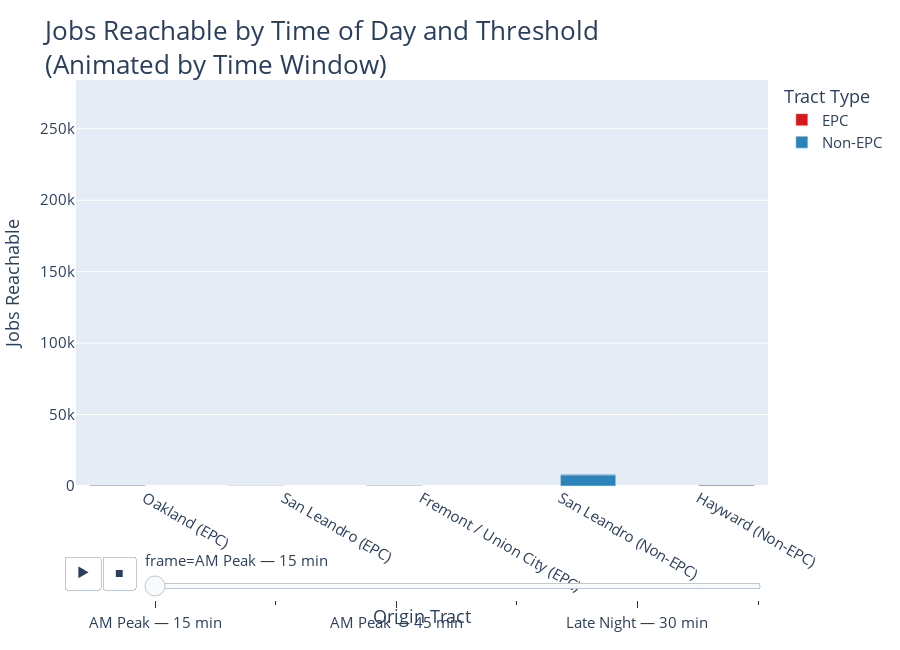

The code cell stored with this chart in its notebook:
### Markdown cell above
### 8.7.2 Animated Accessibility Chart (Time-Aware Job Reachability)

This interactive animation compares the number of **jobs reachable** from each selected 
origin tract across **AM Peak (7:30–8:30 AM)** and **Late Night (10:00–11:00 PM)** 
time windows, for three travel-time thresholds (**15, 30, and 45 minutes**).

The visualization highlights:

- How reachable job counts grow as the allowed travel time increases  
- How accessibility differs between AM and Late Night transit service  
- How EPC and non-EPC origin tracts experience different patterns  
- Where late-night accessibility contracts the most  

Percent-change labels are intentionally removed for clarity.  
The focus is on comparing the **absolute number of reachable jobs** across thresholds 
and time periods, without introducing interpretive noise.

### Code cell
# Ensure origin_id is string padded to 11 digits
access_df["origin_id"] = access_df["origin_id"].astype(str).str.zfill(11)

# Build readable labels (City + EPC type)
origins_sample["pretty_name"] = (
    origins_sample["city"]
    + " ("
    + origins_sample["is_epc"].map({1: "EPC", 0: "Non-EPC"})
    + ")"
)

# Map origin_id to readable name
id_to_label = dict(zip(origins_sample["GEOID"], origins_sample["pretty_name"]))

# Build long/tidy dataframe
long_rows = []

for _, row in access_df.iterrows():
    oid = row["origin_id"]
    pretty = id_to_label.get(oid, oid)
    is_epc = row["is_epc"]

    for cutoff in cutoffs:
        am_val = row[f"jobs_am_peak_{cutoff}min"]
        late_val = row[f"jobs_late_night_{cutoff}min"]

        # Compute % change safely
        pct = (
            round(100 * (late_val - am_val) / am_val, 1)
            if am_val not in [0, None]
            else None
        )

        # AM Peak record
        long_rows.append(
            {
                "origin": pretty,
                "cutoff": cutoff,
                "period": "AM Peak",
                "jobs": am_val,
                "type": "EPC" if is_epc == 1 else "Non-EPC",
                "frame": f"AM Peak — {cutoff} min",
                "pct_text": "",  # no label for AM bars
            }
        )

        # Late Night record
        long_rows.append(
            {
                "origin": pretty,
                "cutoff": cutoff,
                "period": "Late Night",
                "jobs": late_val,
                "type": "EPC" if is_epc == 1 else "Non-EPC",
                "frame": f"Late Night — {cutoff} min",
                "pct_text": f"{pct}%",
            }
        )

df_long = pd.DataFrame(long_rows)

# Sort origins to improve readability
sort_order = (
    df_long[df_long["period"] == "Late Night"]
    .groupby("origin")["jobs"]
    .mean()
    .sort_values(ascending=False)
    .index
)

df_long["origin"] = pd.Categorical(
    df_long["origin"], categories=sort_order, ordered=True
)
df_long = df_long.sort_values(["frame", "origin"])

# Build the plotly figure
fig = px.bar(
    df_long,
    x="origin",
    y="jobs",
    color="type",
    animation_frame="frame",
    barmode="group",
    text="pct_text",
    labels={"origin": "Origin Tract", "jobs": "Jobs Reachable", "type": "Tract Type"},
    title="Jobs Reachable by Time of Day and Threshold<br>(Animated by Time Window)",
    color_discrete_map={"EPC": "#d7191c", "Non-EPC": "#2b83ba"},
    height=650,
)

# formatting y-axis to show thousands as "k"
max_val = df_long["jobs"].max()
fig.update_yaxes(tickformat="~s", range=[0, max_val * 1.25], title="Jobs Reachable")

# Improve label placement
fig.update_traces(textposition="outside", cliponaxis=False, textfont_size=12)

# Layout
fig.update_layout(
    xaxis_title="Origin Tract",
    margin=dict(l=40, r=40, t=80, b=40),
    font=dict(size=15),
    title=dict(font=dict(size=26)),
    legend_title_text="Tract Type",
)

# Save to HTML
save_path = VIS / "animated_accessibility_slider.html"
fig.write_html(save_path, include_plotlyjs="cdn")
print(f"Saved animated chart to {save_path}")

fig.show()

### Figure 1 — Plotly figure (JSON) as saved in the notebook; plotly's stock layout.template omitted (floating-point values rounded to 4 significant figures)
{"data": [{"alignmentgroup": "True", "cliponaxis": false, "hovertemplate": "Tract Type=EPC<br>frame=AM Peak — 15 min<br>Origin Tract=%{x}<br>Jobs Reachable=%{y}<br>pct_text=%{text}<extra></extra>", "legendgroup": "EPC", "marker": {"color": "#d7191c", "pattern": {"shape": ""}}, "name": "EPC", "offsetgroup": "EPC", "orientation": "v", "showlegend": true, "text": ["", "", ""], "textfont": {"size": 12}, "textposition": "outside", "type": "bar", "x": ["Oakland (EPC)", "San Leandro (EPC)", "Fremont / Union City (EPC)"], "xaxis": "x", "y": [451, 215, 276], "yaxis": "y"}, {"alignmentgroup": "True", "cliponaxis": false, "hovertemplate": "Tract Type=Non-EPC<br>frame=AM Peak — 15 min<br>Origin Tract=%{x}<br>Jobs Reachable=%{y}<br>pct_text=%{text}<extra></extra>", "legendgroup": "Non-EPC", "marker": {"color": "#2b83ba", "pattern": {"shape": ""}}, "name": "Non-EPC", "offsetgroup": "Non-EPC", "orientation": "v", "showlegend": true, "text": ["", "", ""], "textfont": {"size": 12}, "textposition": "outside", "type": "bar", "x": ["San Leandro (Non-EPC)", "San Leandro (Non-EPC)", "Hayward (Non-EPC)"], "xaxis": "x", "y": [7792, 586, 728], "yaxis": "y"}], "layout": {"barmode": "group", "font": {"size": 15}, "height": 650, "legend": {"title": {"text": "Tract Type"}, "tracegroupgap": 0}, "margin": {"b": 40, "l": 40, "r": 40, "t": 80}, "sliders": [{"active": 0, "currentvalue": {"prefix": "frame="}, "len": 0.9, "pad": {"b": 10, "t": 60}, "steps": [{"args": [["AM Peak — 15 min"], {"frame": {"duration": 0, "redraw": true}, "fromcurrent": true, "mode": "immediate", "transition": {"duration": 0, "easing": "linear"}}], "label": "AM Peak — 15 min", "method": "animate"}, {"args": [["AM Peak — 30 min"], {"frame": {"duration": 0, "redraw": true}, "fromcurrent": true, "mode": "immediate", "transition": {"duration": 0, "easing": "linear"}}], "label": "AM Peak — 30 min", "method": "animate"}, {"args": [["AM Peak — 45 min"], {"frame": {"duration": 0, "redraw": true}, "fromcurrent": true, "mode": "immediate", "transition": {"duration": 0, "easing": "linear"}}], "label": "AM Peak — 45 min", "method": "animate"}, {"args": [["Late Night — 15 min"], {"frame": {"duration": 0, "redraw": true}, "fromcurrent": true, "mode": "immediate", "transition": {"duration": 0, "easing": "linear"}}], "label": "Late Night — 15 min", "method": "animate"}, {"args": [["Late Night — 30 min"], {"frame": {"duration": 0, "redraw": true}, "fromcurrent": true, "mode": "immediate", "transition": {"duration": 0, "easing": "linear"}}], "label": "Late Night — 30 min", "method": "animate"}, {"args": [["Late Night — 45 min"], {"frame": {"duration": 0, "redraw": true}, "fromcurrent": true, "mode": "immediate", "transition": {"duration": 0, "easing": "linear"}}], "label": "Late Night — 45 min", "method": "animate"}], "x": 0.1, "xanchor": "left", "y": 0, "yanchor": "top"}], "title": {"font": {"size": 26}, "text": "Jobs Reachable by Time of Day and Threshold<br>(Animated by Time Window)"}, "updatemenus": [{"buttons": [{"args": [null, {"frame": {"duration": 500, "redraw": true}, "fromcurrent": true, "mode": "immediate", "transition": {"duration": 500, "easing": "linear"}}], "label": "&#9654;", "method": "animate"}, {"args": [[null], {"frame": {"duration": 0, "redraw": true}, "fromcurrent": true, "mode": "immediate", "transition": {"duration": 0, "easing": "linear"}}], "label": "&#9724;", "method": "animate"}], "direction": "left", "pad": {"r": 10, "t": 70}, "showactive": false, "type": "buttons", "x": 0.1, "xanchor": "right", "y": 0, "yanchor": "top"}], "xaxis": {"anchor": "y", "domain": [0, 1], "title": {"text": "Origin Tract"}}, "yaxis": {"anchor": "x", "domain": [0, 1], "range": [0, 284200.0], "tickformat": "~s", "title": {"text": "Jobs Reachable"}}}}
